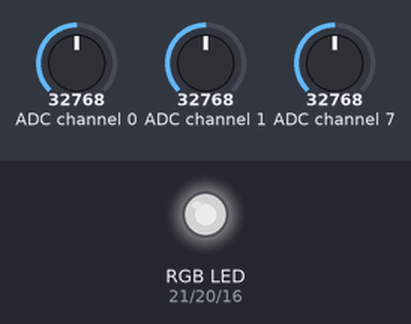
Recording of a program running on a simulated Raspberry Pi (BCM pin numbers). Parts: an RGB LED mixed from three pins (HIGH = lit). The inputs (shaded band) are chosen by the test bench; at power-on: ADC channel 0 = 32768, ADC channel 7 = 32768, ADC channel 1 = 32768 (analog values on the 0–65535 scale). Dim RGB values are drawn brighter than linear; what the program prints to the terminal is not drawn.

Above: at 1.2 s.
1.3 s: ADC channel 0 set to 45874
At 2.5 s:
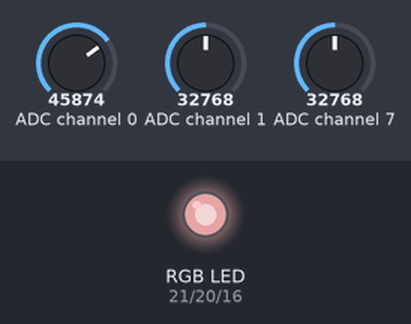
2.8 s: ADC channel 7 set to 45874
At 3.7 s:
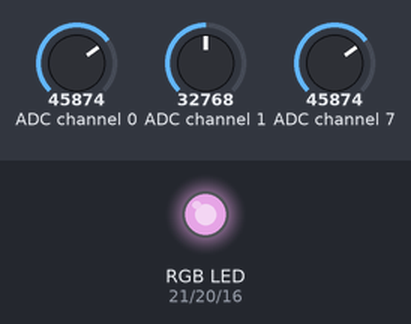
4.3 s: ADC channel 1 set to 45874
At 4.8 s:
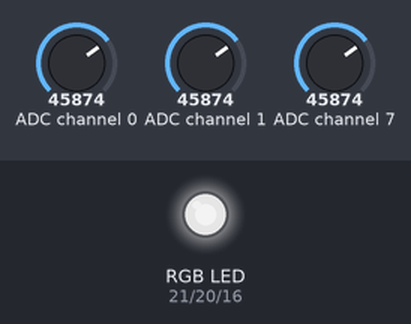
5.8 s: ADC channel 7 set to 65535
At 7.0 s:
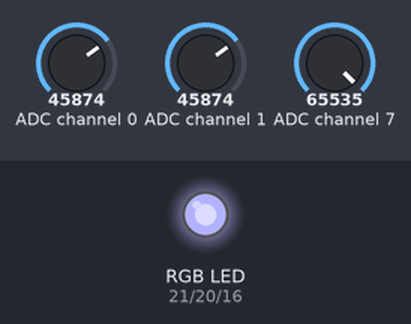
7.3 s: ADC channel 1 set to 19660
At 8.3 s:
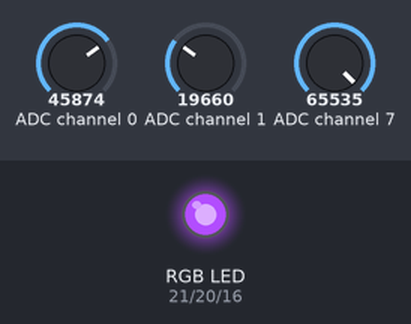
8.8 s: ADC channel 0 set to 7864
At 9.5 s:
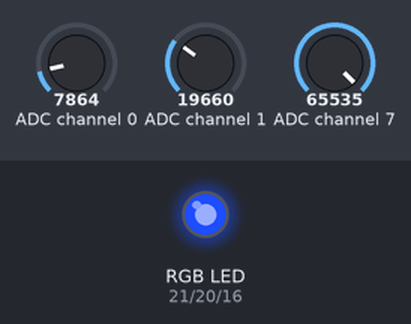
Timing chart, 0 to 11.3 s (numbered marks = the images above; inputs shaded):
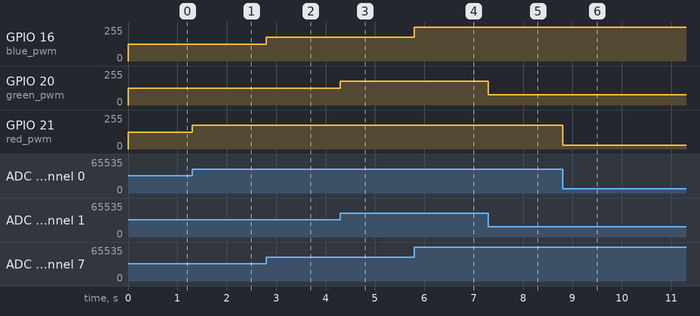

The program:

mcp+pot_rgb.py
```python
import busio
import digitalio
import board
import adafruit_mcp3xxx.mcp3008 as MCP
from adafruit_mcp3xxx.analog_in import AnalogIn
import time
import RPi.GPIO as GPIO

GPIO.setmode(GPIO.BCM)
spi = busio.SPI(clock=board.SCK, MISO=board.MISO, MOSI=board.MOSI)
cs = digitalio.DigitalInOut(board.D22)
mcp = MCP.MCP3008(spi, cs)
red = AnalogIn(mcp, MCP.P0)
green = AnalogIn(mcp, MCP.P1)
blue = AnalogIn(mcp, MCP.P7)

GPIO.setup(21, GPIO.OUT)
red_pwm = GPIO.PWM(21, 120) # pin, frequency
red_pwm.start(100) # duty cycle

GPIO.setup(20, GPIO.OUT)
green_pwm = GPIO.PWM(20, 120) # pin, frequency
green_pwm.start(100) # duty cycle

GPIO.setup(16, GPIO.OUT)
blue_pwm = GPIO.PWM(16, 120) # pin, frequency
blue_pwm.start(100) # duty cycle

try:
    while True:
        red_raw = round(red.voltage, 2)
        red_8bit = 99 / 3.3 * red_raw
        green_raw = round(green.voltage, 2)
        green_8bit = 99 / 3.3 * green_raw
        blue_raw = round(blue.voltage, 2)
        blue_8bit = 99 / 3.3 * blue_raw
        red_pwm.ChangeDutyCycle(red_8bit)
        green_pwm.ChangeDutyCycle(green_8bit)
        blue_pwm.ChangeDutyCycle(blue_8bit)
        print("Red {}\nGreen {}\nBlue {}\n".format(red_8bit, green_8bit, blue_8bit))
except KeyboardInterrupt:
        GPIO.cleanup()
        print("GPIOs cleaned")
```

Measured:
- after the input at 1.3 s, GPIO 21 (red_pwm): 126/255 → 177/255 at once
- after the input at 2.8 s, GPIO 16 (blue_pwm): 126/255 → 177/255 at once
- after the input at 4.3 s, GPIO 20 (green_pwm): 126/255 → 177/255 at once
- after the input at 5.8 s, GPIO 16 (blue_pwm): 177/255 → 252/255 at once
- after the input at 7.3 s, GPIO 20 (green_pwm): 177/255 → 76/255 at once
- after the input at 8.8 s, GPIO 21 (red_pwm): 177/255 → 30/255 at once
